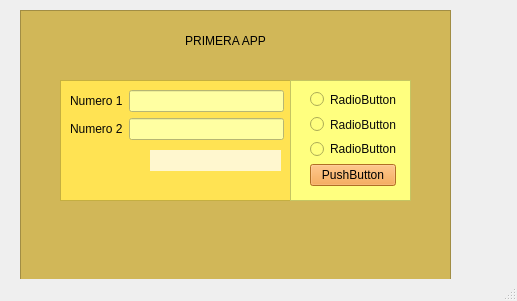
<?xml version="1.0" encoding="UTF-8"?>
<ui version="4.0">
 <class>MainWindow</class>
 <widget class="QMainWindow" name="MainWindow">
  <property name="geometry">
   <rect>
    <x>0</x>
    <y>0</y>
    <width>517</width>
    <height>301</height>
   </rect>
  </property>
  <property name="windowTitle">
   <string>MainWindow</string>
  </property>
  <property name="styleSheet">
   <string notr="true">color: rgb(199, 168, 43);
alternate-background-color: rgb(195, 161, 39);</string>
  </property>
  <widget class="QWidget" name="centralwidget">
   <widget class="QWidget" name="widget" native="true">
    <property name="geometry">
     <rect>
      <x>50</x>
      <y>300</y>
      <width>251</width>
      <height>171</height>
     </rect>
    </property>
    <property name="styleSheet">
     <string notr="true">color: rgb(85, 255, 0);</string>
    </property>
   </widget>
   <widget class="QGraphicsView" name="FONDO">
    <property name="geometry">
     <rect>
      <x>20</x>
      <y>10</y>
      <width>431</width>
      <height>271</height>
     </rect>
    </property>
    <property name="styleSheet">
     <string notr="true">background-color: rgb(209, 183, 88);
</string>
    </property>
   </widget>
   <widget class="QLabel" name="label">
    <property name="enabled">
     <bool>true</bool>
    </property>
    <property name="geometry">
     <rect>
      <x>120</x>
      <y>0</y>
      <width>211</width>
      <height>81</height>
     </rect>
    </property>
    <property name="autoFillBackground">
     <bool>false</bool>
    </property>
    <property name="styleSheet">
     <string notr="true">color: rgb(226, 78, 255);
font: 48pt &quot;MS Shell Dlg 2&quot;;
color: rgb(0, 0, 0);
font: 24pt &quot;MS Shell Dlg 2&quot;;</string>
    </property>
    <property name="text">
     <string>PRIMERA APP</string>
    </property>
    <property name="alignment">
     <set>Qt::AlignCenter</set>
    </property>
   </widget>
   <widget class="QFrame" name="frame">
    <property name="geometry">
     <rect>
      <x>60</x>
      <y>80</y>
      <width>231</width>
      <height>121</height>
     </rect>
    </property>
    <property name="styleSheet">
     <string notr="true">background-color: rgb(255, 227, 83);</string>
    </property>
    <property name="frameShape">
     <enum>QFrame::StyledPanel</enum>
    </property>
    <property name="frameShadow">
     <enum>QFrame::Raised</enum>
    </property>
    <widget class="QLabel" name="resultado">
     <property name="enabled">
      <bool>false</bool>
     </property>
     <property name="geometry">
      <rect>
       <x>90</x>
       <y>70</y>
       <width>131</width>
       <height>21</height>
      </rect>
     </property>
     <property name="styleSheet">
      <string notr="true">background-color: rgb(255, 247, 207);
</string>
     </property>
     <property name="text">
      <string/>
     </property>
    </widget>
    <widget class="QWidget" name="layoutWidget">
     <property name="geometry">
      <rect>
       <x>10</x>
       <y>10</y>
       <width>214</width>
       <height>52</height>
      </rect>
     </property>
     <layout class="QVBoxLayout" name="verticalLayout">
      <item>
       <layout class="QHBoxLayout" name="horizontalLayout">
        <item>
         <widget class="QLabel" name="label_2">
          <property name="styleSheet">
           <string notr="true">font: 75 12pt &quot;MS Shell Dlg 2&quot;;
color: rgb(6, 6, 6);</string>
          </property>
          <property name="text">
           <string>Numero 1</string>
          </property>
         </widget>
        </item>
        <item>
         <widget class="QLineEdit" name="num1">
          <property name="styleSheet">
           <string notr="true">background-color: rgb(255, 255, 162);</string>
          </property>
         </widget>
        </item>
       </layout>
      </item>
      <item>
       <layout class="QHBoxLayout" name="horizontalLayout_2">
        <item>
         <widget class="QLabel" name="label_3">
          <property name="styleSheet">
           <string notr="true">font: 75 12pt &quot;MS Shell Dlg 2&quot;;
color: rgb(6, 6, 6);</string>
          </property>
          <property name="text">
           <string>Numero 2</string>
          </property>
         </widget>
        </item>
        <item>
         <widget class="QLineEdit" name="num2">
          <property name="styleSheet">
           <string notr="true">background-color: rgb(255, 255, 162);</string>
          </property>
         </widget>
        </item>
       </layout>
      </item>
     </layout>
    </widget>
   </widget>
   <widget class="QFrame" name="frame_2">
    <property name="geometry">
     <rect>
      <x>290</x>
      <y>80</y>
      <width>121</width>
      <height>121</height>
     </rect>
    </property>
    <property name="styleSheet">
     <string notr="true">background-color: rgb(255, 255, 127);</string>
    </property>
    <property name="frameShape">
     <enum>QFrame::StyledPanel</enum>
    </property>
    <property name="frameShadow">
     <enum>QFrame::Raised</enum>
    </property>
    <widget class="QWidget" name="layoutWidget">
     <property name="geometry">
      <rect>
       <x>20</x>
       <y>10</y>
       <width>86</width>
       <height>96</height>
      </rect>
     </property>
     <layout class="QVBoxLayout" name="verticalLayout_4">
      <item>
       <layout class="QVBoxLayout" name="verticalLayout_3">
        <item>
         <widget class="QRadioButton" name="radioButton">
          <property name="styleSheet">
           <string notr="true">color: rgb(6, 6, 6);</string>
          </property>
          <property name="text">
           <string>RadioButton</string>
          </property>
         </widget>
        </item>
        <item>
         <widget class="QRadioButton" name="radioButton_2">
          <property name="styleSheet">
           <string notr="true">color: rgb(12, 12, 12);</string>
          </property>
          <property name="text">
           <string>RadioButton</string>
          </property>
         </widget>
        </item>
        <item>
         <widget class="QRadioButton" name="radioButton_3">
          <property name="styleSheet">
           <string notr="true">color: rgb(6, 6, 6);</string>
          </property>
          <property name="text">
           <string>RadioButton</string>
          </property>
         </widget>
        </item>
       </layout>
      </item>
      <item>
       <widget class="QPushButton" name="pushButton">
        <property name="styleSheet">
         <string notr="true">background-color: rgb(247, 155, 50);
font: 75 10pt &quot;MS Shell Dlg 2&quot;;
font: 75 9pt &quot;MS Shell Dlg 2&quot;;
font: 75 8pt &quot;MS Shell Dlg 2&quot;;
color: rgb(0, 0, 0);</string>
        </property>
        <property name="text">
         <string>PushButton</string>
        </property>
       </widget>
      </item>
     </layout>
    </widget>
   </widget>
  </widget>
  <widget class="QMenuBar" name="menubar">
   <property name="geometry">
    <rect>
     <x>0</x>
     <y>0</y>
     <width>517</width>
     <height>21</height>
    </rect>
   </property>
  </widget>
  <widget class="QStatusBar" name="statusbar"/>
 </widget>
 <resources/>
 <connections/>
</ui>
